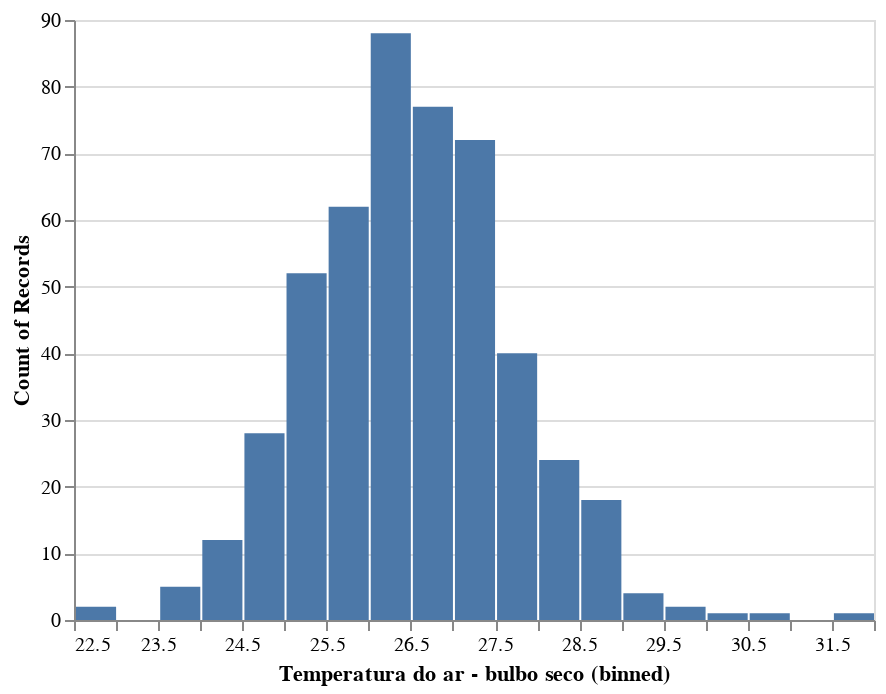

Here is the notebook cell this chart was saved with:
### Markdown cell above
Vamos começar com um histograma da temperatura do ar.

### Code cell
alt.Chart(df).mark_bar().encode(
    alt.X("Temperatura do ar - bulbo seco:Q",bin=alt.Bin(maxbins=20)),
    alt.Y("count()")
)

### Figure 1 — Vega-Lite specification as saved in the notebook (floating-point values rounded to 4 significant figures; data arrays with more than 128 entries replaced by an {"elided": "..."} marker saying what was removed)
{"config": {"view": {"continuousWidth": 400, "continuousHeight": 300}}, "data": {"name": "data-1c11de2816eee8a218ca7c7537fa25d0"}, "mark": "bar", "encoding": {"x": {"type": "quantitative", "bin": {"maxbins": 20}, "field": "Temperatura do ar - bulbo seco"}, "y": {"type": "quantitative", "aggregate": "count"}}, "$schema": "https://vega.github.io/schema/vega-lite/v4.8.1.json", "datasets": {"data-1c11de2816eee8a218ca7c7537fa25d0": {"elided": "530 records"}}}
